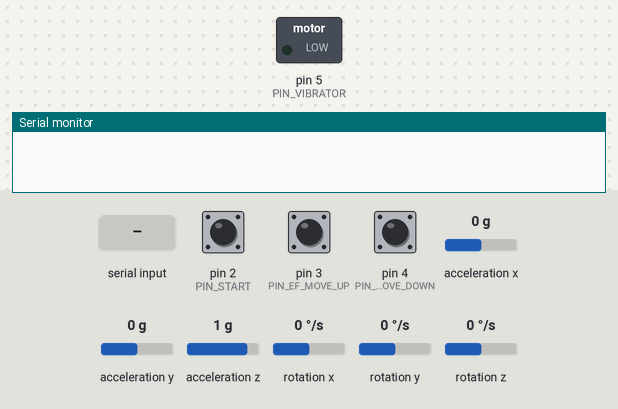
Bench run of a sketch on a simulated Arduino Uno, built with avr-gcc and run on an emulated ATmega328P. On the bench: switched loads named in the sketch (green lamp = pin HIGH), the last lines printed to the serial monitor. The inputs (shaded band) are chosen by the test bench; at power-on: pin 2 (PIN_START) LOW, rotation z 0 °/s, pin 3 (PIN_EF_MOVE_UP) LOW, pin 4 (PIN_EF_MOVE_DOWN) LOW, acceleration x 0 g, acceleration y 0 g, acceleration z 1 g, rotation x 0 °/s, rotation y 0 °/s.

Above: at 1.2 s.
1.3 s: pin 2 (PIN_START) pulled HIGH for 0.15 s
2.9 s: "1" received over the second serial link
At 3.8 s:
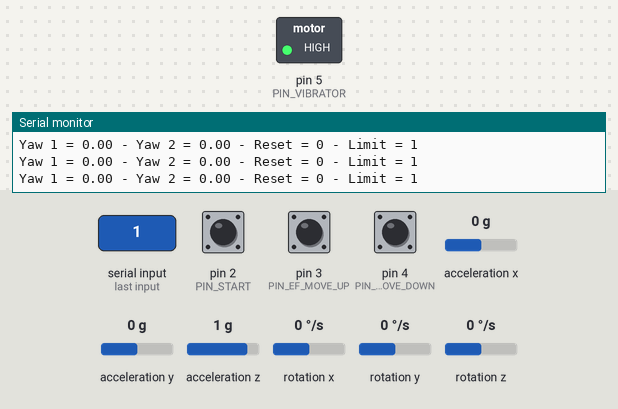
4.4 s: rotation z set to -100 °/s
7.4 s: pin 2 (PIN_START) pulled HIGH for 1 s
Timing chart, 0 to 10.4 s (numbered marks = the images above; inputs shaded):
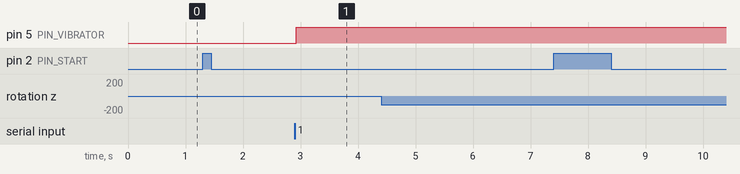

The sketch:

proyecto_RV.ino
```cpp
/*
    Proyecto RV

    This sketch implements the following tasks:
    - Read data from MPU sensors in order to calculate its slope angle.
    - Connect via bluetooth and send data from the sensors.
    - Connect via bluetooth serial and received incomming data.

    The circuit:
    * OUTPUT
    *  - PIN 3 -> Vibrador
    *  - PIN 8 -> RX bluetooth serial HC-06
    *  - PIN 6 -> Start button
    * INPUT:
    *  - PIN 4 -> MPU 1
    *  - PIN 5 -> MPU 2
    *  - PIN 7 -> TX bluetooth serial HC-06

    http://url/of/online/tutorial.cc

*/

#include <Wire.h>
#include <MPU6050.h>
#include <SoftwareSerial.h>

#define PIN_START 2
#define PIN_RX_BT_SERIAL 7
#define PIN_TX_BT_SERIAL 8
#define PIN_VIBRATOR 5
#define PIN_EF_MOVE_UP 3
#define PIN_EF_MOVE_DOWN 4
#define BT_SERIAL_BAUDRATE 115200
#define SERIAL_BAUDRATE 115200


SoftwareSerial bluetoothSerial(PIN_RX_BT_SERIAL, PIN_TX_BT_SERIAL);  // RX, TX creamos la comunicación serial con el modulo bluetooth

MPU6050 mpu1;
MPU6050 mpu2;

const int ANGLE_SENSITIVITY = 1;  // deg
const int THRESHOLD_SENSITIVITY = 3;

// Timers
unsigned long timer = 0;
float timeStep = 0.01;

// start button
bool start = false;
bool reset_direction = false;

// right and left
String right = "1";
String left = "-1";

// Uart
char serial_msg = "";

// angulo previo, servira para futuros calculos
float xprev1, xprev2;
String angulo1 = "0";
String angulo2 = "0";
String efectfin = "0";
char limit = "0";
byte arriba = 0;
byte abajo = 0;

// Pitch, Roll and Yaw
float pitch1 = 0;
float roll1 = 0;
float yaw1 = 0;
float pitch2 = 0;
float roll2 = 0;
float yaw2 = 0;
float relative_yaw2 = 0;

// Current angles to reset to zero when desired

float pitch[] = { 0, 0 };
float yaw[] = { 0, 0 };
float roll[] = { 0, 0 };


// Declaracion de funciones
void printData();
void onStart();
void InitMpu();
void ParseIncomingMessage();
void ResetMpuAngles();


void setup() {
  pinMode(PIN_EF_MOVE_UP, INPUT);  // pines de efector final
  pinMode(PIN_EF_MOVE_DOWN, INPUT);

  pinMode(PIN_VIBRATOR, OUTPUT);  // pin vibrador

  Serial.begin(SERIAL_BAUDRATE);
  bluetoothSerial.begin(BT_SERIAL_BAUDRATE);
  bluetoothSerial.println("Conectado");

  // Inicializamos ambos MPU6050
  InitMpu();

  mpu1.calibrateGyro();  // calibración del giroscopo
  mpu2.calibrateGyro();

  mpu1.setThreshold(THRESHOLD_SENSITIVITY);  // sentibilidad del threshold (es la sensibilidad del angulo) lo dejamos en 3 por defecto. si no queremos threshold comentamos o seteamos a 0
  mpu2.setThreshold(THRESHOLD_SENSITIVITY);

  attachInterrupt(digitalPinToInterrupt(PIN_START), onStart, RISING);
}

void loop() {

  if (start) {

    arriba = digitalRead(PIN_EF_MOVE_UP);
    abajo = digitalRead(PIN_EF_MOVE_DOWN);

    timer = millis();

    Vector norm1 = mpu1.readNormalizeGyro();  // Leemos valores normalizados
    Vector norm2 = mpu2.readNormalizeGyro();

    // Calculamos Pitch, Roll and Yaw usando la libreria
    //pitch1 = pitch1 + norm1.YAxis * timeStep;
    //roll1 = roll1 + norm1.XAxis * timeStep;
    yaw1 = yaw1 + norm1.ZAxis * timeStep;
    yaw2 = yaw2 + norm2.ZAxis * timeStep;
    relative_yaw2 = yaw2 - yaw1;

    //Analizamos angulos previos y si varia por 1° cambiamos el valor.
    if ((yaw1 >= xprev1 + ANGLE_SENSITIVITY))
    {
      xprev1 = yaw1;
      angulo1 = right;
    } else if (yaw1 <= xprev1 - ANGLE_SENSITIVITY) {
      xprev1 = yaw1;
      angulo1 = left;
    } else {
      angulo1 = "0";
    }
    if ((relative_yaw2 >= xprev2 + ANGLE_SENSITIVITY)) {
      xprev2 = relative_yaw2;
      angulo2 = right;
    } else if (relative_yaw2 <= xprev2 - ANGLE_SENSITIVITY) {
      xprev2 = relative_yaw2;
      angulo2 = left;
    } else {
      angulo2 = "0";
    }

    // Logica del efector final
    if (arriba) {
      efectfin = "1";
    } else if (abajo) {
      efectfin = "-1";
    }
    if ((!arriba && !abajo) || (arriba && abajo)) {
      efectfin = "0";
    }

    //Enviamos y recibimos datos por bluetooth
    bluetoothSerial.print(":"+ angulo1 + ";" + angulo2 + ";" + efectfin);
    bluetoothSerial.println();

    if (bluetoothSerial.available()) {
      ParseIncomingMessage();
    }

    if (limit == '1') {
      digitalWrite(PIN_VIBRATOR, HIGH);
    } else if (limit == '0'){
      digitalWrite(PIN_VIBRATOR, LOW);
    }

    if(reset_direction){
      ResetMpuAngles();
      reset_direction = false;
    }

    printData();

    delay(30);
  }
}


/*
* @name printAngles
*
* @brief print the yaw angles depending on the incoming parameters
*
*/

void printData() {
    Serial.print("Yaw 1 = ");
    Serial.print(yaw1);
    Serial.print(" - Yaw 2 = ");
    Serial.print(yaw2);
    Serial.print(" - Reset = ");
    Serial.print(reset_direction);
    Serial.print(" - Limit = ");
    Serial.println(limit);
}

void ParseIncomingMessage(){
  serial_msg = bluetoothSerial.read();
  Serial.print(serial_msg);

  switch (serial_msg) {
    case '1':
      limit = serial_msg;
      break;

    case '0':
      limit = serial_msg;
      break;

    case 'R':
      reset_direction = true;
      break;

    default: break;
  }
}

void ResetMpuAngles(){

  // anlgles
  yaw1 = 0;
  yaw2 = 0;

  // previous angles
  xprev1 = 0;
  xprev2 = 0;

  // reset direction
  //right = "-1";
  //left = "1";
}

void InitMpu(){
  while (!mpu1.begin(MPU6050_SCALE_2000DPS, MPU6050_RANGE_2G, 0x68) | !mpu2.begin(MPU6050_SCALE_2000DPS, MPU6050_RANGE_2G, 0x69)) {
    Serial.println("Could not find a valid MPU6050 sensor, check wiring!");
    delay(500);
  }
}

/*
* @name OnStart
*
* @brief Callback function executed when the interruption to start is raised.
*/
void onStart() {

  if (!start) {
    start = true;
    Serial.println("Status: STARTED");
  } else if (start) {
    start = false;
    Serial.println("Status: STOPPED");
  }

}
```

Measured:
- after the input at 2.9 s, pin 5 (PIN_VIBRATOR): LOW → HIGH at once
